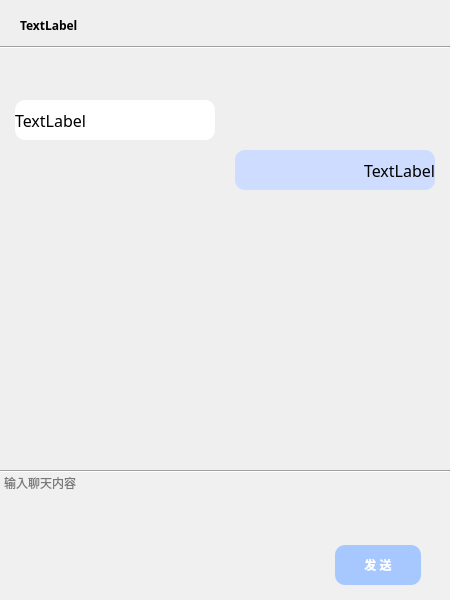
<?xml version="1.0" encoding="UTF-8"?>
<ui version="4.0">
 <class>PrivateChat</class>
 <widget class="QWidget" name="PrivateChat">
  <property name="geometry">
   <rect>
    <x>0</x>
    <y>0</y>
    <width>450</width>
    <height>600</height>
   </rect>
  </property>
  <property name="windowTitle">
   <string>Form</string>
  </property>
  <widget class="Line" name="line">
   <property name="geometry">
    <rect>
     <x>0</x>
     <y>46</y>
     <width>450</width>
     <height>3</height>
    </rect>
   </property>
   <property name="orientation">
    <enum>Qt::Horizontal</enum>
   </property>
  </widget>
  <widget class="QLabel" name="label">
   <property name="geometry">
    <rect>
     <x>20</x>
     <y>10</y>
     <width>200</width>
     <height>30</height>
    </rect>
   </property>
   <property name="font">
    <font>
     <family>微软雅黑</family>
     <weight>75</weight>
     <bold>true</bold>
    </font>
   </property>
   <property name="text">
    <string>TextLabel</string>
   </property>
  </widget>
  <widget class="QScrollArea" name="scrollArea">
   <property name="geometry">
    <rect>
     <x>0</x>
     <y>50</y>
     <width>450</width>
     <height>420</height>
    </rect>
   </property>
   <property name="frameShape">
    <enum>QFrame::NoFrame</enum>
   </property>
   <property name="widgetResizable">
    <bool>false</bool>
   </property>
   <widget class="QWidget" name="scrollAreaWidgetContents">
    <property name="geometry">
     <rect>
      <x>0</x>
      <y>0</y>
      <width>448</width>
      <height>418</height>
     </rect>
    </property>
    <widget class="QLabel" name="label_2">
     <property name="geometry">
      <rect>
       <x>15</x>
       <y>50</y>
       <width>200</width>
       <height>40</height>
      </rect>
     </property>
     <property name="font">
      <font>
       <family>微软雅黑</family>
       <pointsize>12</pointsize>
      </font>
     </property>
     <property name="styleSheet">
      <string notr="true">background-color: rgb(255, 255, 255);
border-radius: 10px</string>
     </property>
     <property name="text">
      <string>TextLabel</string>
     </property>
    </widget>
    <widget class="QLabel" name="label_3">
     <property name="geometry">
      <rect>
       <x>235</x>
       <y>100</y>
       <width>200</width>
       <height>40</height>
      </rect>
     </property>
     <property name="font">
      <font>
       <family>微软雅黑</family>
       <pointsize>12</pointsize>
      </font>
     </property>
     <property name="styleSheet">
      <string notr="true">background-color: rgb(206, 221, 255);
border-radius: 10px;</string>
     </property>
     <property name="text">
      <string>TextLabel</string>
     </property>
     <property name="alignment">
      <set>Qt::AlignRight|Qt::AlignTrailing|Qt::AlignVCenter</set>
     </property>
    </widget>
   </widget>
  </widget>
  <widget class="QTextEdit" name="textEdit">
   <property name="geometry">
    <rect>
     <x>0</x>
     <y>470</y>
     <width>450</width>
     <height>130</height>
    </rect>
   </property>
   <property name="styleSheet">
    <string notr="true">background-color: rgb(240, 240, 240);</string>
   </property>
   <property name="frameShape">
    <enum>QFrame::NoFrame</enum>
   </property>
   <property name="placeholderText">
    <string>输入聊天内容</string>
   </property>
  </widget>
  <widget class="Line" name="line_2">
   <property name="geometry">
    <rect>
     <x>0</x>
     <y>470</y>
     <width>450</width>
     <height>3</height>
    </rect>
   </property>
   <property name="orientation">
    <enum>Qt::Horizontal</enum>
   </property>
  </widget>
  <widget class="QPushButton" name="pushButton">
   <property name="geometry">
    <rect>
     <x>335</x>
     <y>545</y>
     <width>86</width>
     <height>40</height>
    </rect>
   </property>
   <property name="font">
    <font>
     <family>微软雅黑</family>
     <weight>75</weight>
     <bold>true</bold>
    </font>
   </property>
   <property name="styleSheet">
    <string notr="true">background-color: rgb(166, 200, 255);
color: rgb(255, 255, 255);
border-radius: 10px;</string>
   </property>
   <property name="text">
    <string>发 送</string>
   </property>
  </widget>
 </widget>
 <resources/>
 <connections/>
</ui>
